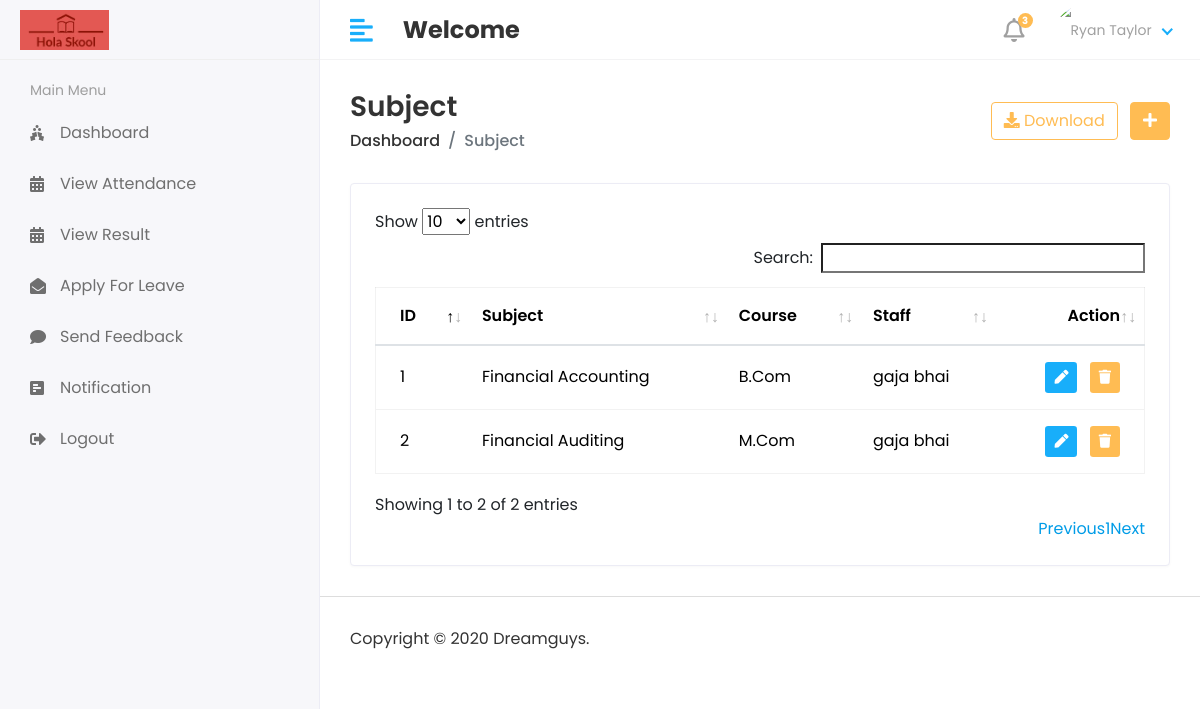
/Hod/Subject/View, run on the app's committed database.
### app/models.py (models this page shows, shortened)
class Subject(models.Model):
    name=models.CharField(max_length=50)
    course=models.ForeignKey(Course,on_delete=models.CASCADE)
    staff=models.ForeignKey(Staff, on_delete=models.CASCADE)
    created_at=models.DateTimeField(auto_now_add=True, null=True)
    updated_at=models.DateTimeField(auto_now=True)

class Course(models.Model):
    name=models.CharField(max_length=100)
    created_at=models.DateTimeField(auto_now_add=True)
    updated_at=models.DateTimeField(auto_now=True)
    def __str__(self) -> str:
        return self.name

class Staff(models.Model):
    admin=models.OneToOneField(CustomUser,on_delete=models.CASCADE)
    address=models.TextField()
    gender=models.CharField(max_length=100)
    created_at=models.DateTimeField(auto_now_add=True)
    updated_at=models.DateTimeField(auto_now=True)
    def __str__(self) -> str:
        return self.admin.first_name +" "+self.admin.last_name

class CustomUser(AbstractUser):
    USER=(
        (1,'Hod'),
        (2,'Staff'),
        (3, 'Student'),
    )
    user_type=models.CharField(choices=USER, max_length=40,default=1)
    profile_pic=models.ImageField(upload_to='media/profile_pic')

### StudentManagement/Hod_Views.py (the view)
# urls.py: path('Hod/Subject/View', Hod_Views.View_Subject, name='View_Subject'),
def View_Subject(request):
    subject=Subject.objects.all()
    return render(request, "Hod/view_subject.html", locals())

### templates/Hod/view_subject.html (shortened to what this page needs)
{% extends 'base.html' %}
{% block content %}
<div class="content container-fluid">
    <div class="page-header">
       <div class="row align-items-center">
          <div class="col">
             <h3 class="page-title">Subject</h3>
             <ul class="breadcrumb">
                <li class="breadcrumb-item"><a href="index.html">Dashboard</a></li>
                <li class="breadcrumb-item active">Subject</li>
             </ul>
          </div>
          <div class="col-auto text-right float-right ml-auto">
             <a href="#" class="btn btn-outline-primary mr-2"><i class="fas fa-download"></i> Download</a>
             <a href="#" class="btn btn-primary"><i class="fas fa-plus"></i></a>
          </div>
       </div>
    </div>
    <div class="row">
        <div class="col-sm-12">
            <div class="card card-table">
                <div class="card-body">
                    <div class="table-responsive">
                        <table id="table_id" class="table table-hover table-center mb-0 datatable">
                            <thead>
                                <tr>
                                    <th>ID</th>
                                    <th>Subject</th>
                                    <th>Course</th>
                                    <th>Staff</th>
                                    <th class="text-right">Action</th>
                                </tr>
                            </thead>
                            <tbody>
                                {% for i in subject %}
                                <tr>
                                    <td>{{i.id}}</td>
                                    <td>{{i.name}}</td>
                                    <td>{{i.course}}</td>
                                    <td>{{i.staff}}</td>
                                    <td class="text-right">
                                        <div class="actions">
                                            <a href="{% url 'Edit_Subject' i.id %}" class="btn btn-sm bg-success-light mr-2">
                                                <i class="fas fa-pen"></i>
                                            </a>
                                            <a href="{% url 'Delete_Subject' i.id %}" class="btn btn-sm bg-danger-light">
                                                <i class="fas fa-trash"></i>
                                            </a>
                                        </div>
                                    </td>
                                </tr>
                                {% endfor %}
                            </tbody>
                        </table>
                    </div>
                </div>
            </div>
        </div>
    </div>
</div>
{% endblock %}

### static/assets/css/style.css (style rules this page uses)
html { height: 100%; }
body { background-color: #fff; color: #333; font-family: 'Poppins', sans-serif; font-size: 1rem; height: 100%; line-height: 1.5; overflow-x: hidden; }
h1, h2, h3, h4, h5, h6 { font-family: 'Poppins', sans-serif; margin-top: 0; }
a { color: #009ce7; }
input, button, a { transition: all 0.4s ease; -moz-transition: all 0.4s ease; -o-transition: all 0.4s ease; -ms-transition: all 0.4s ease; -webkit-transition: all 0.4s ease; }
ul, ol { padding: 0px; list-style: none; }
.table { color: #333; max-width: 100%; margin-bottom: 0; width: 100%; }
.table.dataTable { border-collapse: collapse !important; border: 1px solid rgba(0, 0, 0, 0.05); }
.table thead tr th { font-weight: 600; }
.table tbody tr { border-bottom: 1px solid rgba(0, 0, 0, 0.05); }
.table.table-center td, .table.table-center th { vertical-align: middle; }
.card-table .card-body .table > thead > tr > th { border-top: 0; }
.card-table .card-body .table tr td:first-child, .card-table .card-body .table tr th:first-child { padding-left: 1.5rem; }
.card-table .card-body .table tr td:last-child, .card-table .card-body .table tr th:last-child { padding-right: 1.5rem; }
.card-table .table td, .card-table .table th { border-top: 1px solid #e2e5e8; padding: 1rem 0.75rem; white-space: nowrap; }
.btn-primary { background-color: #FFBC53; border: 1px solid #FFBC53; }
.btn-outline-primary { color: #FFBC53; border-color: #FFBC53; }
.card { border: 1px solid #ececf5; box-shadow: 0 1px 3px 0 rgba(0, 0, 0, 0.03); margin-bottom: 1.875rem; }
.card-body { padding: 1.5rem; }
.bg-danger-light { background-color:#FFBC53 !important; color:#fff !important; }
.bg-success-light { background-color: #18aefa; color: #fff; }
.page-wrapper > .content { padding: 1.875rem 1.875rem 0; }
.page-header { margin-bottom: 1.875rem; }
.page-header .breadcrumb { background-color: transparent; color: #6c757d; font-size: 1rem; font-weight: 500; margin-bottom: 0; padding: 0; }
.page-header .breadcrumb a { color: #333; }
.page-title { font-size: 28px; font-weight: 600; color: #333; margin-bottom: 5px; }

### data on the page
Subject: id "1", name "Financial Accounting", course "B.Com", staff "gaja bhai"
Subject: id "2", name "Financial Auditing", course "M.Com", staff "gaja bhai"
